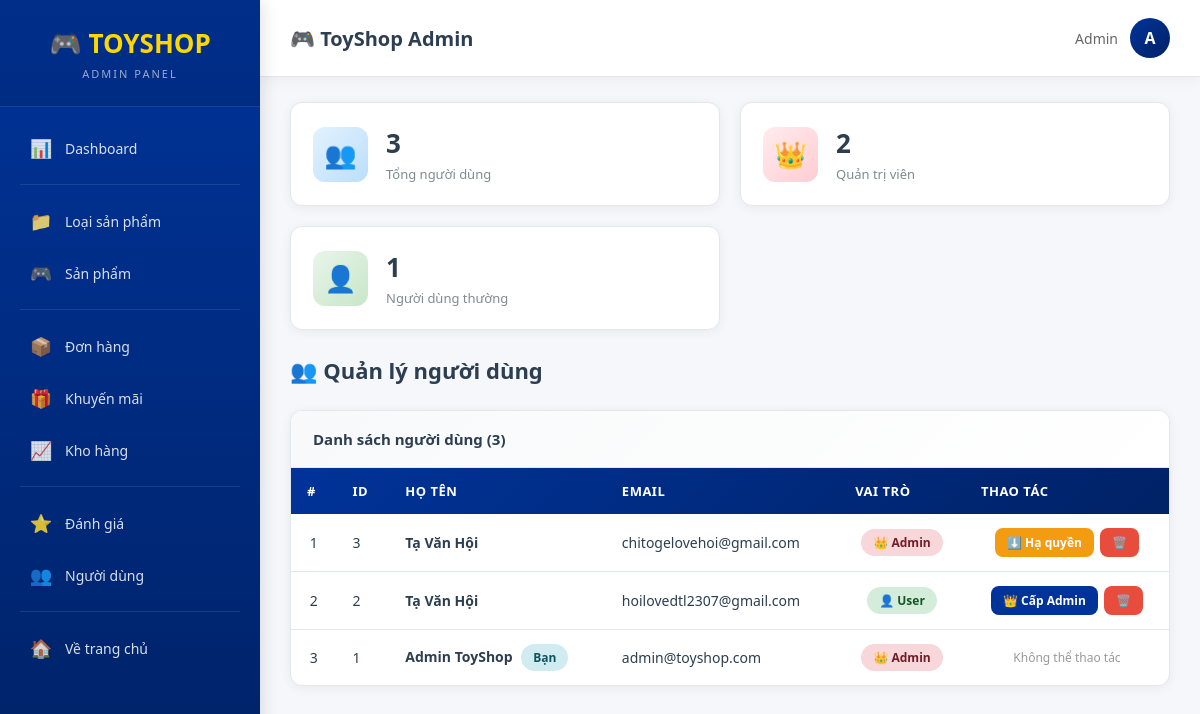
/Admin/userList (signed in), run on an earlier commit of the app's database.
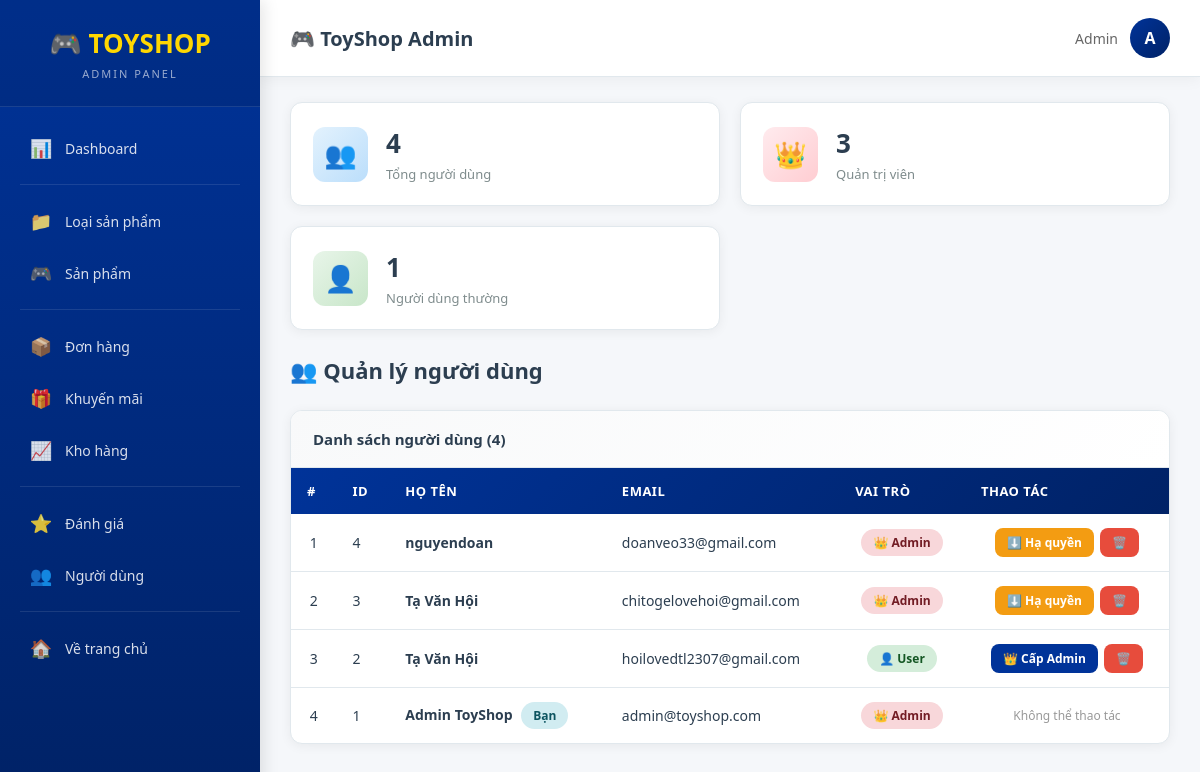
And on a later commit of the database.
### tables this page shows
CREATE TABLE `tbluser` (
  `user_id` int(11) NOT NULL,
  `fullname` varchar(100) DEFAULT NULL,
  `email` varchar(100) DEFAULT NULL,
  `password` varchar(255) DEFAULT NULL,
  `is_verified` tinyint(1) DEFAULT 0,
  `verification_token` int(11) DEFAULT NULL,
  `created_at` datetime DEFAULT current_timestamp(),
  `role` enum('user','admin') DEFAULT 'user'
);

### app/Controller.php (called while the page is built, shortened)
<?php
class Controller {
    public function model($model){
        return new $model;
    }
    public function view($view, $data = []){
        extract($data);
        require "./views/" . $view . ".php";
    }
}

### controllers/Admin.php (called while the page is built, shortened)
<?php
class Admin extends Controller{
    public function userList() {
        $userModel = $this->model('UserModel');
        $users = $userModel->getAllUsers();
        $stats = [
            'total' => count($users),
            'admins' => 0,
            'users' => 0
        ];
        foreach ($users as $u) {
            if (($u['role'] ?? '') === 'admin') {
                $stats['admins']++;
            } else {
                $stats['users']++;
            }
        }
        $this->view('adminPage', [
            'page' => 'UserListView',
            'users' => $users,
            'stats' => $stats
        ]);
    }
}

### app/App.php (called while the page is built, shortened)
<?php
class App{
    protected $action="Show";
 public function __construct(){
        $arr=array();
        if(isset($_GET["url"])){
            $arr=$this->urlprocess();
        }
        if(isset($arr[0])&& file_exists("./controllers/".$arr[0].".php")){
            unset($arr[0]);
        }
        $this->controller= new $this->controller;
        if(isset($arr[1]) && method_exists($this->controller,$arr[1])){
            $this->action=$arr[1];
        }
        unset($arr[1]);
        $this->param =$arr?array_values($arr):array();
        call_user_func_array(array($this->controller,$this->action),$this->param);
    }
   public function urlprocess(){
        if(isset($_GET["url"])){
           return explode('/', filter_var(trim($_GET["url"],'/')));
        }
        return array();
    }
}

### index.php (called while the page is built, shortened)
<?php
require_once "app/DB.php";
require_once "app/Controller.php";
require_once "app/App.php";
$App = new App();
?>

### app/DB.php (called while the page is built, shortened)
<?php
class DB
{
    private $host = 'localhost';
    private $user = 'root';
    private $pass = '';
    private $dbname = 'websitedochoi';
    public function __construct()
    {
        $this->db = $this->Connect();
    }
    public function Connect()
    {
        try {
            $dsn = 'mysql:host=' . $this->host . ';port=3306;dbname=' . $this->dbname . ';charset=utf8mb4';
            $pdo = new PDO($dsn, $this->user, $this->pass);
            $pdo->setAttribute(PDO::ATTR_DEFAULT_FETCH_MODE, PDO::FETCH_ASSOC);
            $pdo->setAttribute(PDO::ATTR_ERRMODE, PDO::ERRMODE_EXCEPTION);
            return $pdo;
        } catch (PDOException $e) {
            error_log("Database connection error: " . $e->getMessage());
            die("Không thể kết nối database. Vui lòng kiểm tra cấu hình.");
        }
    }
}

### models/UserModel.php (called while the page is built, shortened)
<?php
class UserModel extends DB {
    private $table = "tbluser";
    public function getAllUsers() {
        $sql = "SELECT * FROM {$this->table} ORDER BY user_id DESC";
        $stmt = $this->db->prepare($sql);
        $stmt->execute();
        return $stmt->fetchAll(PDO::FETCH_ASSOC);
    }
}

### views/Back_end/UserListView.php (the view, shortened to what the changed rows need)
<?php
$users = $data['users'] ?? [];
$stats = $data['stats'] ?? [];
?>
<div class="stats-grid">
    <div class="stat-card">
        <div class="stat-info">
            <h3><?= $stats['total'] ?? 0 ?></h3>
            <p>Tổng người dùng</p>
        </div>
    </div>
    <div class="stat-card">
        <div class="stat-info">
            <h3><?= $stats['admins'] ?? 0 ?></h3>
            <p>Quản trị viên</p>
        </div>
    </div>
</div>
<div class="page-header">
    <h2 class="page-title">👥 Quản lý người dùng</h2>
</div>
<div class="card">
    <div class="card-header">Danh sách người dùng (<?= count($users) ?>)</div>
    <div class="table-responsive">
        <table class="table">
            <thead>
                <tr>
                    <th class="text-center">#</th>
                    <th>ID</th>
                    <th>Họ tên</th>
                    <th>Email</th>
                    <th class="text-center">Vai trò</th>
                    <th class="text-center">Thao tác</th>
                </tr>
            </thead>
            <tbody>
                <?php if (!empty($users)): $i = 1; ?>
                    <?php foreach ($users as $user): ?>
                    <?php $isCurrentUser = ($user['user_id'] == ($_SESSION['user']['user_id'] ?? 0)); ?>
                    <tr>
                        <td class="text-center"><?= $i++ ?></td>
                        <td><?= $user['user_id'] ?></td>
                        <td>
                            <strong><?= htmlspecialchars($user['fullname'] ?? '') ?></strong>
                            <?php if ($isCurrentUser): ?>
                                <span class="badge badge-info" style="margin-left:5px;">Bạn</span>
                            <?php endif; ?>
                        </td>
                        <td><?= htmlspecialchars($user['email'] ?? '') ?></td>
                        <td class="text-center">
                            <?php if (($user['role'] ?? '') === 'admin'): ?>
                                <span class="badge badge-danger">👑 Admin</span>
                            <?php else: ?>
                                <span class="badge badge-success">👤 User</span>
                            <?php endif; ?>
                        </td>
                        <td class="text-center">
                            <div class="action-btns">
                                <?php if (!$isCurrentUser): ?>
                                    <?php if (($user['role'] ?? '') === 'admin'): ?>
                                        <a href="<?= APP_URL ?>/Admin/userRemoveAdmin/<?= $user['user_id'] ?>"
                                           class="btn btn-warning btn-sm"
                                           onclick="return confirm('Thu hồi quyền Admin của người dùng này?')"
                                           title="Thu hồi quyền Admin">
                                            ⬇️ Hạ quyền
                                        </a>
                                    <?php else: ?>
                                        <a href="<?= APP_URL ?>/Admin/userSetAdmin/<?= $user['user_id'] ?>"
                                           class="btn btn-primary btn-sm"
                                           onclick="return confirm('Cấp quyền Admin cho người dùng này?')"
                                           title="Cấp quyền Admin">
                                            👑 Cấp Admin
                                        </a>
                                    <?php endif; ?>
                                    <a href="<?= APP_URL ?>/Admin/userDelete/<?= $user['user_id'] ?>"
                                       class="btn btn-danger btn-sm"
                                       onclick="return confirm('Xóa người dùng này? Hành động này không thể hoàn tác!')"
                                       title="Xóa người dùng">
                                        🗑️
                                    </a>
                                <?php else: ?>
                                    <span style="color:#999; font-size:12px;">Không thể thao tác</span>
                                <?php endif; ?>
                            </div>
                        </td>
                    </tr>
                    <?php endforeach; ?>
                <?php endif; ?>
            </tbody>
        </table>
    </div>
</div>

What changed in the data, as far as the page shows it:
added tbluser: user_id "4", fullname "nguyendoan", email "doanveo33@gmail.com", role "👑 Admin"
Also different on the page:
$stats['total']: "3" → "4"
$stats['admins']: "2" → "3"
count($users): "3" → "4"
